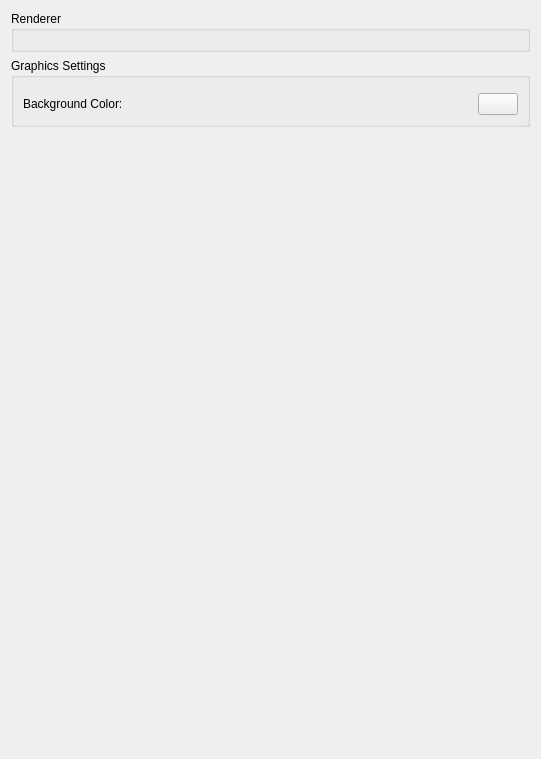
<?xml version="1.0" encoding="UTF-8"?>
<ui version="4.0">
 <class>ConfigureGraphics</class>
 <widget class="QWidget" name="ConfigureGraphics">
  <property name="geometry">
   <rect>
    <x>0</x>
    <y>0</y>
    <width>541</width>
    <height>759</height>
   </rect>
  </property>
  <property name="windowTitle">
   <string>Form</string>
  </property>
  <property name="accessibleName">
   <string>Graphics</string>
  </property>
  <layout class="QVBoxLayout" name="verticalLayout_1">
   <item>
    <layout class="QVBoxLayout" name="verticalLayout_2">
     <item>
      <widget class="QGroupBox" name="groupBox_2">
       <property name="title">
        <string>Renderer</string>
       </property>
       <layout class="QVBoxLayout" name="verticalLayout_3">
        <item>
         <widget class="QWidget" name="api_widget" native="true">
          <layout class="QHBoxLayout" name="horizontalLayout">
           <property name="leftMargin">
            <number>0</number>
           </property>
           <property name="topMargin">
            <number>0</number>
           </property>
           <property name="rightMargin">
            <number>0</number>
           </property>
           <property name="bottomMargin">
            <number>0</number>
           </property>
          </layout>
         </widget>
        </item>
       </layout>
      </widget>
     </item>
     <item>
      <widget class="QGroupBox" name="groupBox">
       <property name="maximumSize">
        <size>
         <width>16777215</width>
         <height>16777215</height>
        </size>
       </property>
       <property name="title">
        <string>Graphics Settings</string>
       </property>
       <layout class="QVBoxLayout" name="verticalLayout_4">
        <item>
         <widget class="QWidget" name="graphics_widget" native="true">
          <layout class="QVBoxLayout" name="verticalLayout">
           <property name="leftMargin">
            <number>0</number>
           </property>
           <property name="topMargin">
            <number>0</number>
           </property>
           <property name="rightMargin">
            <number>0</number>
           </property>
           <property name="bottomMargin">
            <number>0</number>
           </property>
          </layout>
         </widget>
        </item>
        <item>
         <widget class="QWidget" name="bg_widget" native="true">
          <layout class="QHBoxLayout" name="bg_layout">
           <property name="leftMargin">
            <number>0</number>
           </property>
           <property name="topMargin">
            <number>0</number>
           </property>
           <property name="rightMargin">
            <number>0</number>
           </property>
           <property name="bottomMargin">
            <number>0</number>
           </property>
           <item>
            <widget class="QLabel" name="label">
             <property name="sizePolicy">
              <sizepolicy hsizetype="Expanding" vsizetype="Preferred">
               <horstretch>0</horstretch>
               <verstretch>0</verstretch>
              </sizepolicy>
             </property>
             <property name="text">
              <string>Background Color:</string>
             </property>
            </widget>
           </item>
           <item>
            <widget class="QPushButton" name="bg_button">
             <property name="sizePolicy">
              <sizepolicy hsizetype="Preferred" vsizetype="Preferred">
               <horstretch>0</horstretch>
               <verstretch>0</verstretch>
              </sizepolicy>
             </property>
             <property name="maximumSize">
              <size>
               <width>40</width>
               <height>16777215</height>
              </size>
             </property>
             <property name="text">
              <string/>
             </property>
            </widget>
           </item>
          </layout>
         </widget>
        </item>
       </layout>
      </widget>
     </item>
    </layout>
   </item>
   <item>
    <spacer name="verticalSpacer">
     <property name="orientation">
      <enum>Qt::Vertical</enum>
     </property>
     <property name="sizeHint" stdset="0">
      <size>
       <width>20</width>
       <height>40</height>
      </size>
     </property>
    </spacer>
   </item>
  </layout>
 </widget>
 <resources/>
 <connections/>
</ui>
